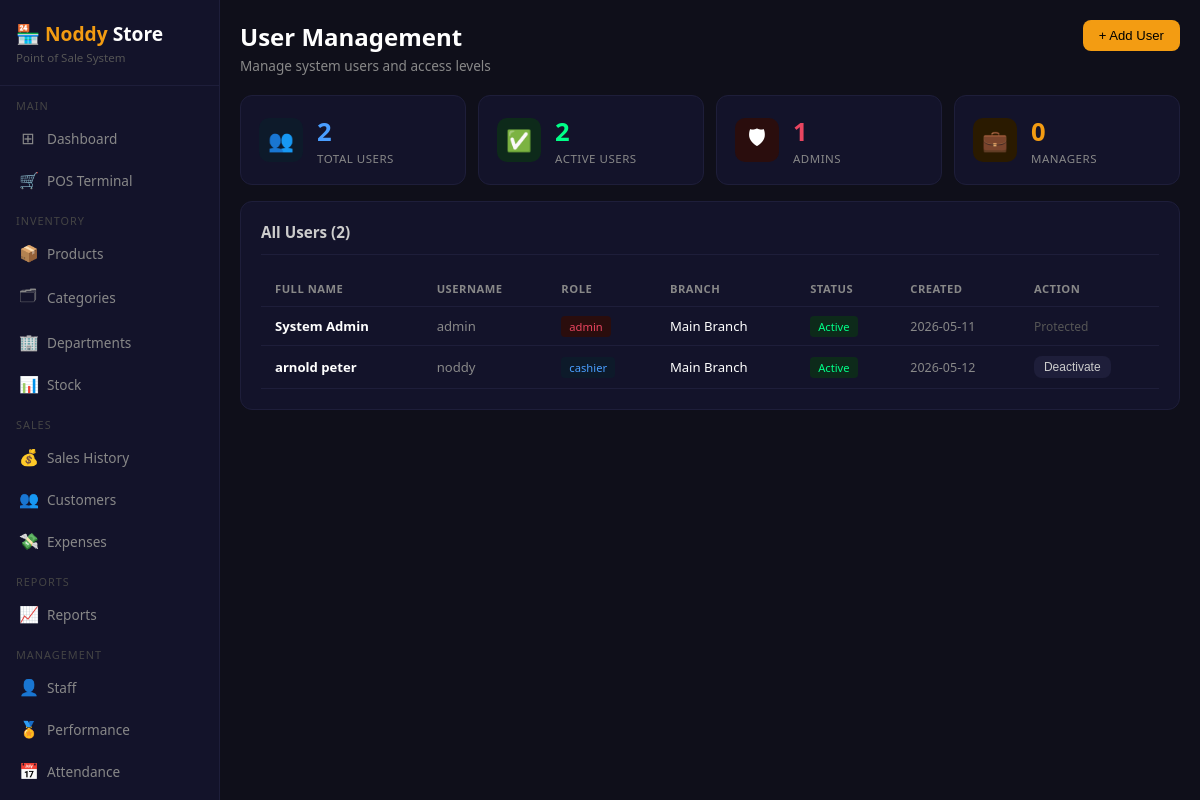
Page /users (signed in) on the committed database.
### tables this page shows
CREATE TABLE users (
        id         INTEGER PRIMARY KEY AUTOINCREMENT,
        full_name  TEXT NOT NULL,
        username   TEXT UNIQUE NOT NULL,
        password   TEXT NOT NULL,
        role       TEXT DEFAULT 'cashier',
        branch_id  INTEGER,
        active     INTEGER DEFAULT 1,
        created_at TEXT DEFAULT CURRENT_TIMESTAMP,
        FOREIGN KEY (branch_id) REFERENCES branches(id)
    );

CREATE TABLE branches (
        id         INTEGER PRIMARY KEY AUTOINCREMENT,
        name       TEXT NOT NULL,
        location   TEXT,
        phone      TEXT,
        created_at TEXT DEFAULT CURRENT_TIMESTAMP
    );

### app.py (the view)
@app.route('/users')
@login_required
def users():
    conn     = get_db()
    users    = conn.execute('''
        SELECT u.*,b.name as branch_name
        FROM users u LEFT JOIN branches b ON u.branch_id=b.id
        ORDER BY u.full_name
    ''').fetchall()
    branches = conn.execute('SELECT * FROM branches').fetchall()
    conn.close()
    return render_template('users.html', users=users, branches=branches)

### app.py (called while the page is built)
def login_required(f):
    @wraps(f)
    def decorated(*args, **kwargs):
        if 'user_id' not in session:
            return redirect(url_for('login'))
        return f(*args, **kwargs)
    return decorated

### database.py (called while the page is built)
def get_db():
    conn = sqlite3.connect(DB)
    conn.row_factory = sqlite3.Row
    return conn

### templates/users.html (shortened to what this page needs)
{% extends 'base.html' %}
{% block content %}
<div class="page-header">
    <div><h2>User Management</h2><p>Manage system users and access levels</p></div>
    <button class="btn btn-primary"
            onclick="document.getElementById('addModal').classList.add('show')">
        + Add User
    </button>
</div>
<div style="display:grid;grid-template-columns:repeat(4,1fr);gap:12px;margin-bottom:16px;">
    {% set active_count = users|selectattr('active','eq',1)|list|length %}
    {% set admin_count  = users|selectattr('role','eq','admin')|list|length %}
    {% set mgr_count    = users|selectattr('role','eq','manager')|list|length %}
    {% set cash_count   = users|selectattr('role','eq','cashier')|list|length %}
    <div class="stat-card">
        <div class="stat-icon" style="background:#0d1a2a">👥</div>
        <div class="stat-info">
            <div class="number" style="color:#4a9eff">{{ users|length }}</div>
            <div class="label">Total Users</div>
        </div>
    </div>
    <div class="stat-card">
        <div class="stat-icon" style="background:#0d2a1a">✅</div>
        <div class="stat-info">
            <div class="number" style="color:#00ff88">{{ active_count }}</div>
            <div class="label">Active Users</div>
        </div>
    </div>
    <div class="stat-card">
        <div class="stat-icon" style="background:#2a0d0d">🛡</div>
        <div class="stat-info">
            <div class="number" style="color:#e94560">{{ admin_count }}</div>
            <div class="label">Admins</div>
        </div>
    </div>
    <div class="stat-card">
        <div class="stat-icon" style="background:#2a1a00">💼</div>
        <div class="stat-info">
            <div class="number" style="color:#f39c12">{{ mgr_count }}</div>
            <div class="label">Managers</div>
        </div>
    </div>
</div>
<div class="card">
    <div class="card-header">
        <h3>All Users ({{ users|length }})</h3>
    </div>
    <table>
        <thead>
            <tr><th>Full Name</th><th>Username</th><th>Role</th>
                <th>Branch</th><th>Status</th><th>Created</th><th>Action</th></tr>
        </thead>
        <tbody>
            {% for u in users %}
            <tr>
                <td><strong>{{ u.full_name }}</strong></td>
                <td style="color:#888">{{ u.username }}</td>
                <td>
                    <span class="badge badge-{% if u.role=='admin' %}danger
                        {% elif u.role=='manager' %}warning{% else %}info{% endif %}">
                        {{ u.role }}
                    </span>
                </td>
                <td>{{ u.branch_name or '—' }}</td>
                <td>
                    <span class="badge badge-{% if u.active %}success{% else %}danger{% endif %}">
                        {% if u.active %}Active{% else %}Inactive{% endif %}
                    </span>
                </td>
                <td style="color:#888;font-size:0.78rem">{{ u.created_at[:10] if u.created_at else '—' }}</td>
                <td>
                    {% if u.username != 'admin' %}
                    <form method="POST" action="/users/toggle/{{ u.id }}" style="display:inline">
                        <button class="btn btn-secondary btn-sm">
                            {% if u.active %}Deactivate{% else %}Activate{% endif %}
                        </button>
                    </form>
                    {% else %}
                    <span style="color:#555;font-size:0.75rem">Protected</span>
                    {% endif %}
                </td>
            </tr>
            {% endfor %}
        </tbody>
    </table>
</div>
{% endblock %}

### templates/base.html (style rules this page uses)
* { margin:0;padding:0;box-sizing:border-box; }
body { background:#0f0f1a;color:#fff;font-family:'Segoe UI',sans-serif;display:flex;min-height:100vh; }
.page-header { margin-bottom:20px;display:flex;justify-content:space-between;align-items:flex-start; }
.page-header h2 { font-size:1.5rem;font-weight:600; }
.page-header p { color:#888;font-size:0.85rem;margin-top:3px; }
.card { background:#13132a;border-radius:12px;border:1px solid #1e1e3a;padding:20px;margin-bottom:16px; }
.card-header { display:flex;justify-content:space-between;align-items:center;margin-bottom:16px;padding-bottom:12px;border-bottom:1px solid #1e1e3a; }
.card-header h3 { font-size:0.95rem;color:#ccc; }
.stat-card { background:#13132a;border-radius:12px;padding:18px;border:1px solid #1e1e3a;display:flex;align-items:center;gap:14px; }
.stat-icon { width:44px;height:44px;border-radius:10px;display:flex;align-items:center;justify-content:center;font-size:1.3rem;flex-shrink:0; }
.stat-info .number { font-size:1.6rem;font-weight:700; }
.stat-info .label { color:#888;font-size:0.72rem;text-transform:uppercase;letter-spacing:.5px;margin-top:2px; }
table { width:100%;border-collapse:collapse; }
th,td { padding:10px 14px;text-align:left;font-size:0.82rem;border-bottom:1px solid #1e1e3a; }
th { color:#888;text-transform:uppercase;font-size:0.7rem;letter-spacing:.5px; }
.btn { padding:8px 16px;border:none;border-radius:8px;cursor:pointer;font-size:0.82rem;font-weight:500;text-decoration:none;display:inline-block; }
.btn-primary { background:#f39c12;color:#000; }
.btn-secondary { background:#1e1e3a;color:#ccc; }
.btn-sm { padding:4px 10px;font-size:0.75rem; }
.badge { padding:3px 8px;border-radius:4px;font-size:0.7rem;font-weight:500; }
.badge-success { background:#0d2a1a;color:#00ff88; }
.badge-danger { background:#2a0d0d;color:#e94560; }
.badge-info { background:#0d1a2a;color:#4a9eff; }

### rows in the picture
users: full_name "System Admin", username "admin", role "admin", name "Main Branch", active "Active", created_at "2026-05-11", shows "Protected"
users: full_name "arnold peter", username "noddy", role "cashier", name "Main Branch", active "Active", created_at "2026-05-12"

### other values in the picture
{{ users|length }} "2"
{{ active_count }} "2"
{{ admin_count }} "1"
{{ mgr_count }} "0"
